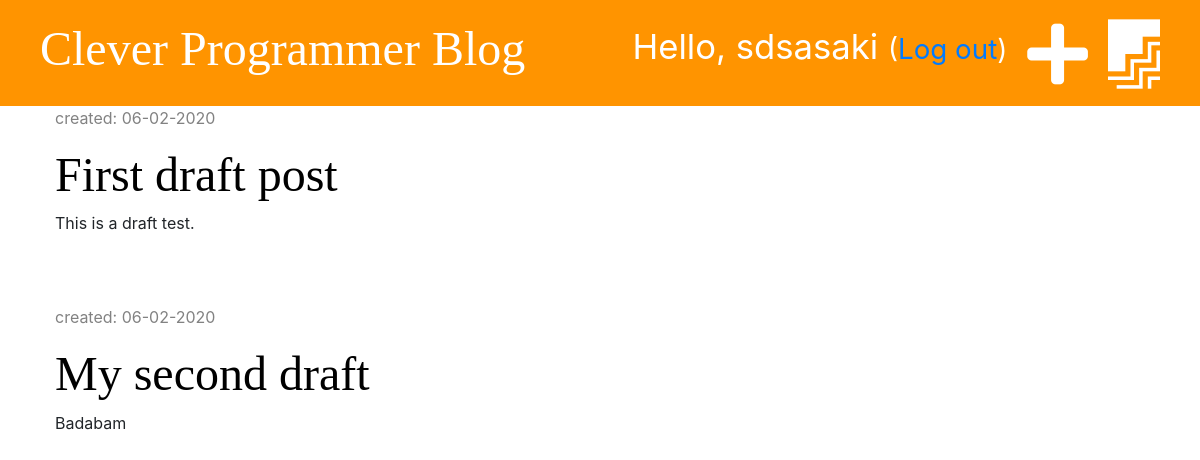
Page /drafts/ (signed in) on the committed database.
### blog/models.py (models this page shows, shortened)
class Post(models.Model):
    author = models.ForeignKey('auth.User', on_delete=models.CASCADE)
    title = models.CharField(max_length=200)
    text = models.TextField()
    created_date = models.DateTimeField(default=timezone.now())
    published_date = models.DateTimeField(blank=True, null=True)

### blog/views.py (the view)
# urls.py: path('drafts/', views.post_draft_list, name='post_draft_list'),
@login_required
def post_draft_list(request):
    posts = Post.objects.filter(published_date__isnull=True).order_by('-created_date')
    stuff_for_frontend = {'posts': posts}
    return render(request, 'blog/post_draft_list.html', stuff_for_frontend)

### blog/templates/blog/post_draft_list.html (shortened to what this page needs)
{% extends 'blog/base.html' %}
{% block content %}
    {% for post in posts %}
        <div class="post">
            <p class="date">created: {{ post.created_date|date:'m-d-Y' }}</p>
            <h1><a href="{% url 'post_detail' pk=post.pk %}">{{ post.title }}</a></h1>
            <p>{{ post.text|truncatechars:50 }}</p>
        </div>
    {% endfor %}
{% endblock %}

### blog/templates/blog/base.html (shortened to what this page needs)
<!DOCTYPE html>
{% load static %}
<html lang="en">
<head>
    <link rel="stylesheet" href="https://stackpath.bootstrapcdn.com/bootstrap/4.1.3/css/bootstrap.min.css">
    <link rel="stylesheet" href="{% static 'css/blog.css' %}">
    <link rel="stylesheet" href="//use.fontawesome.com/releases/v5.2.0/css/all.css">
    <link rel="stylesheet" href="{% static 'css/zenburn.css' %}">
</head>
<body>
    <div class="page-header">
        {% if user.is_authenticated %}
            <a href="{% url 'post_draft_list' %}" class="top-menu"><i class="fab fa-firstdraft fa-2x"></i></a>
            <a href="{% url 'post_new' %}" class="top-menu"><i class="fas fa-plus fa-2x"></i></a>
            <p class="top-menu">Hello, {{ user.username }} <small>(<a href="{% url 'logout' %}">Log out</a>)</small></p>
        {% else %}
            <a href="{% url 'login' %}" class="top-menu"><i class="fas fa-sign-in-alt fa-2x"></i></a>
        {% endif %}
        <h1><a href="{% url 'post_list' %}">Clever Programmer Blog</a></h1>
    </div>
    <div class="content container">
        <div class="row">
            <div class="col-md-8">
                {% block content %}
                {% endblock %}
            </div>
        </div>
    </div>
</body>
</html>

### blog/static/css/blog.css (style rules this page uses)
.page-header { background-color: #ff9400; margin-top: 0; padding: 20px 20px 20px 40px; }
.page-header h1, .page-header h1 a { color: #ffffff; font-size: 36pt; text-decoration: none; }
.content { margin-left: 40px; }
h1, h2, h3, h4 { font-family: 'Tangerine', 'Inconsolata', 'Droid Sans', serif; font-size: 48px; }
.date { color: #828282; }
.post { margin-bottom: 70px; }
.post h1 a { color: #000000; }
.top-menu, .top-menu:hover { color: #ffffff; float: right; font-size: 26pt; margin-right: 20px; }

### rows in the picture
Post: created_date "06-02-2020", title "First draft post", text "This is a draft test."
Post: created_date "06-02-2020", title "My second draft", text "Badabam"

### other values in the picture
{{ user.username }} "sdsasaki"
